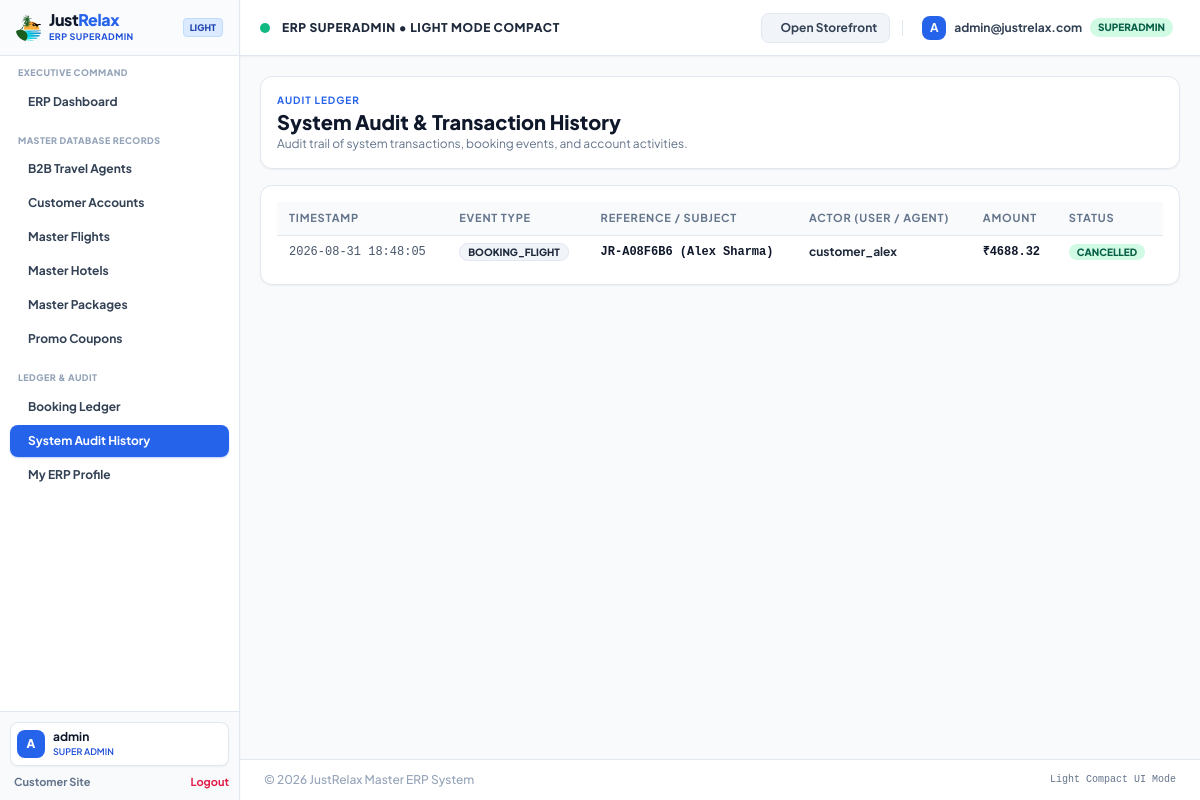
Screenshot of /admin-panel/logs/ (signed in) with the database file from the repository.
### apps/accounts/models.py (models this page shows, shortened)
class CustomUser(AbstractUser):
    role = models.CharField(max_length=20, choices=UserRole.choices, default=UserRole.CUSTOMER)
    phone_number = models.CharField(max_length=20, blank=True, null=True)
    avatar = models.ImageField(upload_to='avatars/', blank=True, null=True)
    is_verified = models.BooleanField(default=False)
    created_at = models.DateTimeField(auto_now_add=True)
    updated_at = models.DateTimeField(auto_now=True)
    @property
    def is_agent(self):
        return self.role == UserRole.AGENT
    @property
    def is_admin_or_staff(self):
        return self.role in [UserRole.ADMIN, UserRole.STAFF] or self.is_superuser or self.is_staff

### apps/bookings/models.py (models this page shows, shortened)
class MasterBooking(models.Model):
    booking_reference = models.CharField(max_length=30, unique=True, db_index=True)
    user = models.ForeignKey(settings.AUTH_USER_MODEL, on_delete=models.CASCADE, related_name='bookings')
    booking_type = models.CharField(max_length=20, choices=BookingType.choices)
    booking_status = models.CharField(max_length=20, choices=BookingStatus.choices, default=BookingStatus.CONFIRMED)
    payment_status = models.CharField(max_length=20, choices=PaymentStatus.choices, default=PaymentStatus.PAID)
    is_agent_booking = models.BooleanField(default=False)
    agent = models.ForeignKey(settings.AUTH_USER_MODEL, on_delete=models.SET_NULL, null=True, blank=True, related_name='agent_client_bookings')
    base_amount = models.DecimalField(max_digits=12, decimal_places=2, default=0.00)
    tax_amount = models.DecimalField(max_digits=10, decimal_places=2, default=0.00)
    agent_markup_amount = models.DecimalField(max_digits=10, decimal_places=2, default=0.00)
    discount_amount = models.DecimalField(max_digits=10, decimal_places=2, default=0.00)
    total_amount = models.DecimalField(max_digits=12, decimal_places=2, default=0.00)
    contact_name = models.CharField(max_length=150)
    contact_email = models.EmailField()
    contact_phone = models.CharField(max_length=25)
    special_requests = models.TextField(blank=True, null=True)
    agent_ticket_notes = models.TextField(blank=True, null=True)
    created_at = models.DateTimeField(auto_now_add=True)
    updated_at = models.DateTimeField(auto_now=True)
    class Meta:
        ordering = ['-created_at']

### apps/dashboard_admin/views.py (the view)
    def _wrapped_view(request, *args, **kwargs):
        if not request.user.is_authenticated:
            return redirect('login')
        if not request.user.is_admin_or_staff:
            messages.error(request, "Access denied. Administrator ERP privileges required.")
            return redirect('home')
        return view_func(request, *args, **kwargs)

### templates/admin_panel/logs.html (shortened to what this page needs)
{% extends 'admin_panel/base_admin.html' %}
{% block content %}
<div class="space-y-4">
    <div class="flex flex-col sm:flex-row sm:items-center justify-between gap-3 bg-white p-4 rounded-xl border border-slate-200 shadow-sm">
        <div>
            <span class="text-[10px] font-bold text-blue-600 uppercase tracking-widest block">Audit Ledger</span>
            <h1 class="text-xl font-black text-slate-900">System Audit & Transaction History</h1>
            <p class="text-xs text-slate-500">Audit trail of system transactions, booking events, and account activities.</p>
        </div>
    </div>
    <div class="bg-white rounded-xl border border-slate-200 shadow-sm overflow-hidden p-4">
        <div class="overflow-x-auto">
            <table class="w-full text-left compact-table">
                <thead>
                    <tr class="bg-slate-50 text-slate-500 font-black uppercase tracking-wider border-b border-slate-200">
                        <th>Timestamp</th>
                        <th>Event Type</th>
                        <th>Reference / Subject</th>
                        <th>Actor (User / Agent)</th>
                        <th>Amount</th>
                        <th>Status</th>
                    </tr>
                </thead>
                <tbody class="divide-y divide-slate-100 font-medium text-xs">
                    {% for bk in bookings %}
                        <tr class="hover:bg-slate-50/80 transition">
                            <td class="font-mono text-[11px] text-slate-600">
                                {{ bk.created_at|date:"Y-m-d H:i:s" }}
                            </td>
                            <td>
                                <span class="bg-slate-100 text-slate-800 font-extrabold text-[10px] px-2 py-0.5 rounded-full uppercase border border-slate-200">
                                    BOOKING_{{ bk.booking_type }}
                                </span>
                            </td>
                            <td class="font-mono font-bold text-slate-900">
                                {{ bk.booking_reference }} ({{ bk.contact_name }})
                            </td>
                            <td>
                                <span class="font-bold text-slate-800 block">{{ bk.user.username|default:bk.contact_name }}</span>
                            </td>
                            <td class="font-mono font-black text-slate-900">
                                ₹{{ bk.total_amount|floatformat:2 }}
                            </td>
                            <td>
                                <span class="bg-emerald-100 text-emerald-800 text-[10px] font-extrabold px-2 py-0.5 rounded-full uppercase">
                                    {{ bk.booking_status }}
                                </span>
                            </td>
                        </tr>
                    {% empty %}
                        <tr>
                            <td colspan="6" class="p-8 text-center text-slate-400 font-bold">
                                No audit log events recorded yet.
                            </td>
                        </tr>
                    {% endfor %}
                </tbody>
            </table>
        </div>
    </div>
</div>
{% endblock %}

### templates/admin_panel/base_admin.html (shortened to what this page needs)
{% load static %}
<!DOCTYPE html>
<html lang="en">
<head>
    <script src="https://cdn.tailwindcss.com"></script>
</head>
<body class="min-h-screen flex bg-slate-50 antialiased text-slate-800">
    <aside class="w-60 bg-white text-slate-700 flex flex-col shrink-0 border-r border-slate-200 fixed inset-y-0 z-40 shadow-sm">
        <div class="h-14 px-4 border-b border-slate-200 flex items-center justify-between bg-slate-50/80">
            <a href="{% url 'admin_dashboard' %}" class="flex items-center space-x-2">
                <img src="{% static 'img/logo_rb.png' %}" alt="JustRelax Logo" class="h-7 w-auto object-contain">
                <div>
                    <span class="text-base font-black tracking-tight text-slate-900 block leading-none">Just<span class="text-blue-600">Relax</span></span>
                    <span class="text-[9px] font-bold uppercase tracking-wider text-blue-700 block mt-0.5">ERP SuperAdmin</span>
                </div>
            </a>
            <span class="text-[9px] font-extrabold uppercase bg-blue-100 text-blue-800 px-1.5 py-0.5 rounded border border-blue-200">Light</span>
        </div>
        <div class="flex-1 overflow-y-auto admin-scrollbar p-2.5 space-y-4">
            <div>
                <span class="text-[9px] font-black uppercase tracking-wider text-slate-400 px-2 block mb-1.5">Executive Command</span>
                <nav class="space-y-0.5">
                    <a href="{% url 'admin_dashboard' %}" class="flex items-center space-x-2 px-2.5 py-2 rounded-lg font-bold text-xs transition-colors {% if request.resolver_match.url_name == 'admin_dashboard' %}bg-blue-600 text-white shadow-sm shadow-blue-600/30{% else %}hover:bg-slate-100 text-slate-700{% endif %}">
                        <span>ERP Dashboard</span>
                    </a>
                </nav>
            </div>
            <div>
                <span class="text-[9px] font-black uppercase tracking-wider text-slate-400 px-2 block mb-1.5">Master Database Records</span>
                <nav class="space-y-0.5">
                    <a href="{% url 'admin_agents' %}" class="flex items-center space-x-2 px-2.5 py-2 rounded-lg font-bold text-xs transition-colors {% if request.resolver_match.url_name == 'admin_agents' %}bg-blue-600 text-white shadow-sm shadow-blue-600/30{% else %}hover:bg-slate-100 text-slate-700{% endif %}">
                        <span>B2B Travel Agents</span>
                    </a>
                    <a href="{% url 'admin_users' %}" class="flex items-center space-x-2 px-2.5 py-2 rounded-lg font-bold text-xs transition-colors {% if request.resolver_match.url_name == 'admin_users' %}bg-blue-600 text-white shadow-sm shadow-blue-600/30{% else %}hover:bg-slate-100 text-slate-700{% endif %}">
                        <span>Customer Accounts</span>
                    </a>
                    <a href="{% url 'admin_flights' %}" class="flex items-center space-x-2 px-2.5 py-2 rounded-lg font-bold text-xs transition-colors {% if request.resolver_match.url_name == 'admin_flights' %}bg-blue-600 text-white shadow-sm shadow-blue-600/30{% else %}hover:bg-slate-100 text-slate-700{% endif %}">
                        <span>Master Flights</span>
                    </a>
                    <a href="{% url 'admin_hotels' %}" class="flex items-center space-x-2 px-2.5 py-2 rounded-lg font-bold text-xs transition-colors {% if request.resolver_match.url_name == 'admin_hotels' %}bg-blue-600 text-white shadow-sm shadow-blue-600/30{% else %}hover:bg-slate-100 text-slate-700{% endif %}">
                        <span>Master Hotels</span>
                    </a>
                    <a href="{% url 'admin_packages' %}" class="flex items-center space-x-2 px-2.5 py-2 rounded-lg font-bold text-xs transition-colors {% if request.resolver_match.url_name == 'admin_packages' %}bg-blue-600 text-white shadow-sm shadow-blue-600/30{% else %}hover:bg-slate-100 text-slate-700{% endif %}">
                        <span>Master Packages</span>
                    </a>
                    <a href="{% url 'admin_coupons' %}" class="flex items-center space-x-2 px-2.5 py-2 rounded-lg font-bold text-xs transition-colors {% if request.resolver_match.url_name == 'admin_coupons' %}bg-blue-600 text-white shadow-sm shadow-blue-600/30{% else %}hover:bg-slate-100 text-slate-700{% endif %}">
                        <span>Promo Coupons</span>
                    </a>
                </nav>
            </div>
            <div>
                <span class="text-[9px] font-black uppercase tracking-wider text-slate-400 px-2 block mb-1.5">Ledger & Audit</span>
                <nav class="space-y-0.5">
                    <a href="{% url 'admin_bookings' %}" class="flex items-center space-x-2 px-2.5 py-2 rounded-lg font-bold text-xs transition-colors {% if request.resolver_match.url_name == 'admin_bookings' %}bg-blue-600 text-white shadow-sm shadow-blue-600/30{% else %}hover:bg-slate-100 text-slate-700{% endif %}">
                        <span>Booking Ledger</span>
                    </a>
                    <a href="{% url 'admin_logs' %}" class="flex items-center space-x-2 px-2.5 py-2 rounded-lg font-bold text-xs transition-colors {% if request.resolver_match.url_name == 'admin_logs' %}bg-blue-600 text-white shadow-sm shadow-blue-600/30{% else %}hover:bg-slate-100 text-slate-700{% endif %}">
                        <span>System Audit History</span>
                    </a>
                    <a href="{% url 'profile' %}" class="flex items-center space-x-2 px-2.5 py-2 rounded-lg font-bold text-xs transition-colors {% if request.resolver_match.url_name == 'profile' %}bg-blue-600 text-white shadow-sm shadow-blue-600/30{% else %}hover:bg-slate-100 text-slate-700{% endif %}">
                        <span>My ERP Profile</span>
                    </a>
                </nav>
            </div>
        </div>
        <div class="p-2.5 bg-slate-50 border-t border-slate-200 space-y-1.5">
            <a href="{% url 'profile' %}" class="flex items-center space-x-2 p-1.5 rounded-lg bg-white hover:bg-blue-50/60 border border-slate-200 shadow-sm group transition">
                <div class="w-7 h-7 rounded-lg bg-blue-600 text-white font-black flex items-center justify-center text-xs shrink-0 overflow-hidden">
                    {% if user.avatar %}
                        <img src="{{ user.avatar.url }}" alt="Avatar" class="w-full h-full object-cover">
                    {% else %}
                        {{ user.username|slice:":1"|upper }}
                    {% endif %}
                </div>
                <div class="min-w-0 flex-1">
                    <span class="text-xs font-bold text-slate-900 block truncate group-hover:text-blue-600">{{ user.username }}</span>
                    <span class="text-[9px] text-blue-700 font-semibold block uppercase">SUPER ADMIN</span>
                </div>
            </a>
            <div class="flex items-center justify-between pt-0.5 text-[11px] font-bold">
                <a href="{% url 'home' %}" target="_blank" class="text-slate-500 hover:text-blue-600 flex items-center transition">
                     Customer Site
                </a>
                <a href="{% url 'logout' %}" class="text-rose-600 hover:text-rose-700 flex items-center transition">
                     Logout
                </a>
            </div>
        </div>
    </aside>
    <div class="flex-1 ml-60 flex flex-col min-w-0 min-h-screen">
        <header class="h-14 bg-white border-b border-slate-200 sticky top-0 z-30 px-5 flex items-center justify-between shadow-sm">
            <div class="flex items-center space-x-3">
                <span class="w-2.5 h-2.5 rounded-full bg-emerald-500 animate-pulse"></span>
                <span class="text-xs font-black uppercase text-slate-800 tracking-wider">
                    ERP SUPERADMIN • LIGHT MODE COMPACT
                </span>
            </div>
            <div class="flex items-center space-x-3">
                <a href="{% url 'home' %}" target="_blank" class="text-xs font-bold bg-slate-100 hover:bg-slate-200 text-slate-700 px-3 py-1.5 rounded-lg border border-slate-200 transition flex items-center">
                     Open Storefront
                </a>
                <a href="{% url 'profile' %}" title="View & Edit Profile" class="flex items-center space-x-2 p-1.5 rounded-xl hover:bg-slate-100 transition border border-transparent hover:border-slate-200">
                    <div class="w-6 h-6 rounded-lg bg-blue-600 text-white font-bold text-xs flex items-center justify-center overflow-hidden shrink-0">
                        {% if user.avatar %}
                            <img src="{{ user.avatar.url }}" alt="Avatar" class="w-full h-full object-cover">
                        {% else %}
                            {{ user.username|slice:":1"|upper }}
                        {% endif %}
                    </div>
                    <span class="text-xs font-bold text-slate-700 hidden sm:inline">{{ user.email }}</span>
                    <span class="bg-emerald-100 text-emerald-800 text-[10px] font-black px-2 py-0.5 rounded-full uppercase">SUPERADMIN</span>
                </a>
            </div>
        </header>
        <main class="flex-1 p-4 sm:p-5">
            {% block content %}{% endblock %}
        </main>
        <footer class="py-3 px-6 border-t border-slate-200 bg-white text-center text-xs text-slate-400 font-medium flex justify-between items-center">
            <span>&copy; 2026 JustRelax Master ERP System</span>
            <span class="font-mono text-[10px] text-slate-500">Light Compact UI Mode</span>
        </footer>
    </div>
</body>
</html>

### rows the page displays
CustomUser: username "A", username "admin", email "admin@justrelax.com"
MasterBooking: created_at "2026-08-31 18:48:05", booking_type "FLIGHT", booking_reference "JR-A08F6B6", contact_name "Alex Sharma", user.username "customer_alex", total_amount "4688.32", booking_status "CANCELLED"
